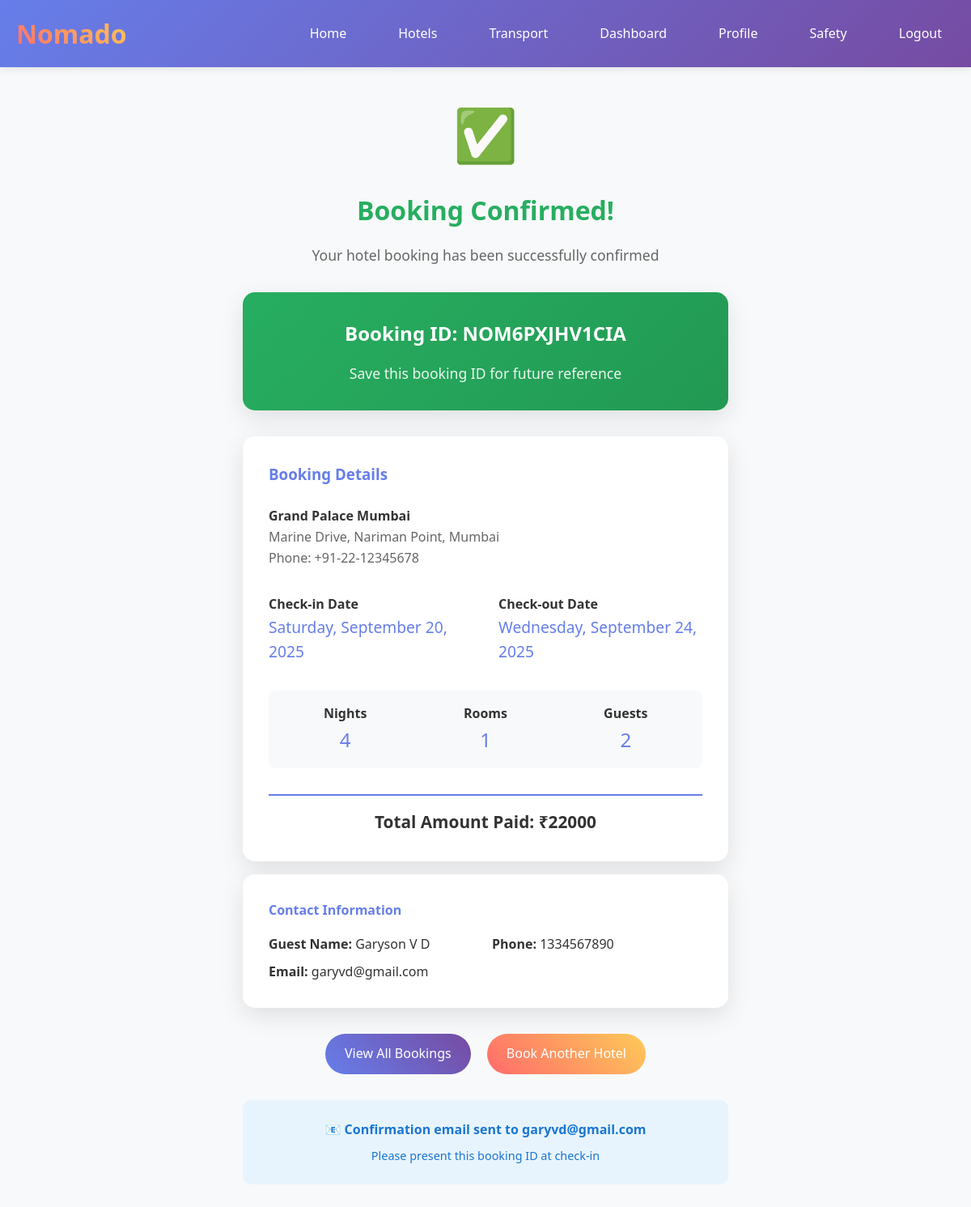
The app's page /hotels/booking/NOM6PXJHV1CIA/ (signed in) with its own data.
### hotel_booking/models.py (models this page shows, shortened)
class HotelBooking(models.Model):
    BOOKING_STATUS = [
        ('PENDING', 'Pending'),
        ('CONFIRMED', 'Confirmed'),
        ('CANCELLED', 'Cancelled'),
        ('COMPLETED', 'Completed'),
        ('NO_SHOW', 'No Show')
    ]
    user = models.ForeignKey(User, on_delete=models.CASCADE)
    hotel = models.ForeignKey(Hotel, on_delete=models.CASCADE)
    check_in_date = models.DateField()
    check_out_date = models.DateField()
    nights = models.IntegerField(editable=False)
    guests = models.IntegerField(default=1, validators=[MinValueValidator(1)])
    rooms = models.IntegerField(default=1, validators=[MinValueValidator(1)])
    price_per_night = models.DecimalField(max_digits=8, decimal_places=2)
    total_amount = models.DecimalField(max_digits=10, decimal_places=2, editable=False)
    booking_status = models.CharField(max_length=20, choices=BOOKING_STATUS, default='PENDING')
    special_requests = models.TextField(blank=True)
    contact_name = models.CharField(max_length=200)
    contact_phone = models.CharField(max_length=17)
    contact_email = models.EmailField()
    booking_id = models.CharField(max_length=20, unique=True, editable=False)
    created_at = models.DateTimeField(auto_now_add=True)
    updated_at = models.DateTimeField(auto_now=True)
    class Meta:
        ordering = ['-created_at']

class Hotel(models.Model):
    name = models.CharField(max_length=200)
    description = models.TextField()
    address = models.TextField()
    city = models.CharField(max_length=100)
    state = models.CharField(max_length=100)
    country = models.CharField(max_length=100, default='India')
    pincode = models.CharField(max_length=10)
    phone = models.CharField(max_length=17)
    email = models.EmailField()
    website = models.URLField(blank=True)
    price_per_night = models.DecimalField(max_digits=8, decimal_places=2)
    cleanliness_rating = models.FloatField(
        default=0,
        validators=[MinValueValidator(0), MaxValueValidator(5)]
    )
    comfort_rating = models.FloatField(
        default=0,
        validators=[MinValueValidator(0), MaxValueValidator(5)]
    )
    safety_rating = models.FloatField(
        default=0,
        validators=[MinValueValidator(0), MaxValueValidator(5)]
    )
    overall_rating = models.FloatField(default=0, editable=False)
    wifi = models.BooleanField(default=False)
    parking = models.BooleanField(default=False)
    restaurant = models.BooleanField(default=False)
    pool = models.BooleanField(default=False)
    gym = models.BooleanField(default=False)
    spa = models.BooleanField(default=False)
    room_service = models.BooleanField(default=False)
    air_conditioning = models.BooleanField(default=False)
    is_active = models.BooleanField(default=True)
    featured = models.BooleanField(default=False)
    created_at = models.DateTimeField(auto_now_add=True)
    updated_at = models.DateTimeField(auto_now=True)
    class Meta:
        ordering = ['-overall_rating', '-featured', 'name']

### hotel_booking/views.py (the view)
# urls.py: path('booking/<str:booking_id>/', views.booking_confirmation_view, name='booking_confirmation'),
@login_required
def booking_confirmation_view(request, booking_id):
    booking = get_object_or_404(HotelBooking, booking_id=booking_id, user=request.user)
    return render(request, 'hotel_booking/confirmation.html', {'booking': booking})

### templates/hotel_booking/confirmation.html (shortened to what this page needs)
{% extends 'base.html' %}
{% block content %}
<div style="text-align: center; margin: 2rem 0;">
    <div style="font-size: 4rem; margin-bottom: 1rem;">✅</div>
    <h1 style="color: #27ae60; margin-bottom: 1rem;">Booking Confirmed!</h1>
    <p style="color: #666; font-size: 1.1rem;">Your hotel booking has been successfully confirmed</p>
</div>
<div style="max-width: 600px; margin: 0 auto;">
    <div class="card" style="text-align: center; padding: 2rem; background: linear-gradient(135deg, #27ae60 0%, #229954 100%); color: white; margin-bottom: 2rem;">
        <h2 style="margin-bottom: 1rem;">Booking ID: {{ booking.booking_id }}</h2>
        <p style="opacity: 0.9; font-size: 1.1rem;">Save this booking ID for future reference</p>
    </div>
    <div class="card">
        <h3 style="color: #667eea; margin-bottom: 1.5rem;">Booking Details</h3>
        <div style="margin-bottom: 2rem;">
            <h4 style="color: #333;">{{ booking.hotel.name }}</h4>
            <p style="color: #666;">{{ booking.hotel.address }}, {{ booking.hotel.city }}</p>
            <p style="color: #666;">Phone: {{ booking.hotel.phone }}</p>
        </div>
        <div style="display: grid; grid-template-columns: 1fr 1fr; gap: 2rem; margin-bottom: 2rem;">
            <div>
                <strong>Check-in Date</strong>
                <div style="font-size: 1.2rem; color: #667eea;">{{ booking.check_in_date|date:"l, F d, Y" }}</div>
            </div>
            <div>
                <strong>Check-out Date</strong>
                <div style="font-size: 1.2rem; color: #667eea;">{{ booking.check_out_date|date:"l, F d, Y" }}</div>
            </div>
        </div>
        <div style="display: grid; grid-template-columns: 1fr 1fr 1fr; gap: 1rem; margin-bottom: 2rem; padding: 1rem; background: #f8f9fa; border-radius: 8px;">
            <div style="text-align: center;">
                <strong>Nights</strong>
                <div style="font-size: 1.5rem; color: #667eea;">{{ booking.nights }}</div>
            </div>
            <div style="text-align: center;">
                <strong>Rooms</strong>
                <div style="font-size: 1.5rem; color: #667eea;">{{ booking.rooms }}</div>
            </div>
            <div style="text-align: center;">
                <strong>Guests</strong>
                <div style="font-size: 1.5rem; color: #667eea;">{{ booking.guests }}</div>
            </div>
        </div>
        <div style="border-top: 2px solid #667eea; padding-top: 1rem; text-align: center;">
            <strong style="font-size: 1.3rem; color: #333;">Total Amount Paid: ₹{{ booking.total_amount|floatformat:0 }}</strong>
        </div>
    </div>
    <div class="card" style="margin-top: 1rem;">
        <h4 style="color: #667eea; margin-bottom: 1rem;">Contact Information</h4>
        <div style="display: grid; grid-template-columns: 1fr 1fr; gap: 1rem;">
            <div>
                <strong>Guest Name:</strong> {{ booking.contact_name }}
            </div>
            <div>
                <strong>Phone:</strong> {{ booking.contact_phone }}
            </div>
        </div>
        <div style="margin-top: 0.5rem;">
            <strong>Email:</strong> {{ booking.contact_email }}
        </div>
    </div>
    <div style="text-align: center; margin: 2rem 0;">
        <a href="{% url 'my_hotel_bookings' %}" class="btn" style="margin: 0 0.5rem;">View All Bookings</a>
        <a href="{% url 'hotel_search' %}" class="btn btn-secondary" style="margin: 0 0.5rem;">Book Another Hotel</a>
    </div>
    <div style="background: #e8f4fd; padding: 1.5rem; border-radius: 10px; text-align: center; color: #1976d2;">
        <strong>📧 Confirmation email sent to {{ booking.contact_email }}</strong>
        <p style="margin: 0.5rem 0 0 0; font-size: 0.9rem;">Please present this booking ID at check-in</p>
    </div>
</div>
{% endblock %}

### templates/base.html (style rules this page uses)
* { margin: 0; padding: 0; box-sizing: border-box; }
body { font-family: 'Segoe UI', Tahoma, Geneva, Verdana, sans-serif; line-height: 1.6; background-color: #f8f9fa; color: #333; }
.btn { padding: 12px 24px; background: linear-gradient(45deg, #667eea, #764ba2); color: white; border: none; border-radius: 25px; cursor: pointer; text-decoration: none; display: inline-block; transition: all 0.3s ease; font-weight: 500; }
.btn-secondary { background: linear-gradient(45deg, #ff6b6b, #feca57); }
.card { background: white; border-radius: 15px; padding: 2rem; margin: 1rem 0; box-shadow: 0 10px 30px rgba(0,0,0,0.1); transition: transform 0.3s ease; }

### records on screen
HotelBooking: booking_id "NOM6PXJHV1CIA", hotel.name "Grand Palace Mumbai", hotel.address "Marine Drive, Nariman Point", hotel.city "Mumbai", hotel.phone "+91-22-12345678", check_in_date "Saturday, September 20, 2025", check_out_date "Wednesday, September 24, 2025", nights "4", rooms "1", guests "2", total_amount "22000", contact_name "Garyson V D", contact_phone "1334567890", contact_email "garyvd@gmail.com"
